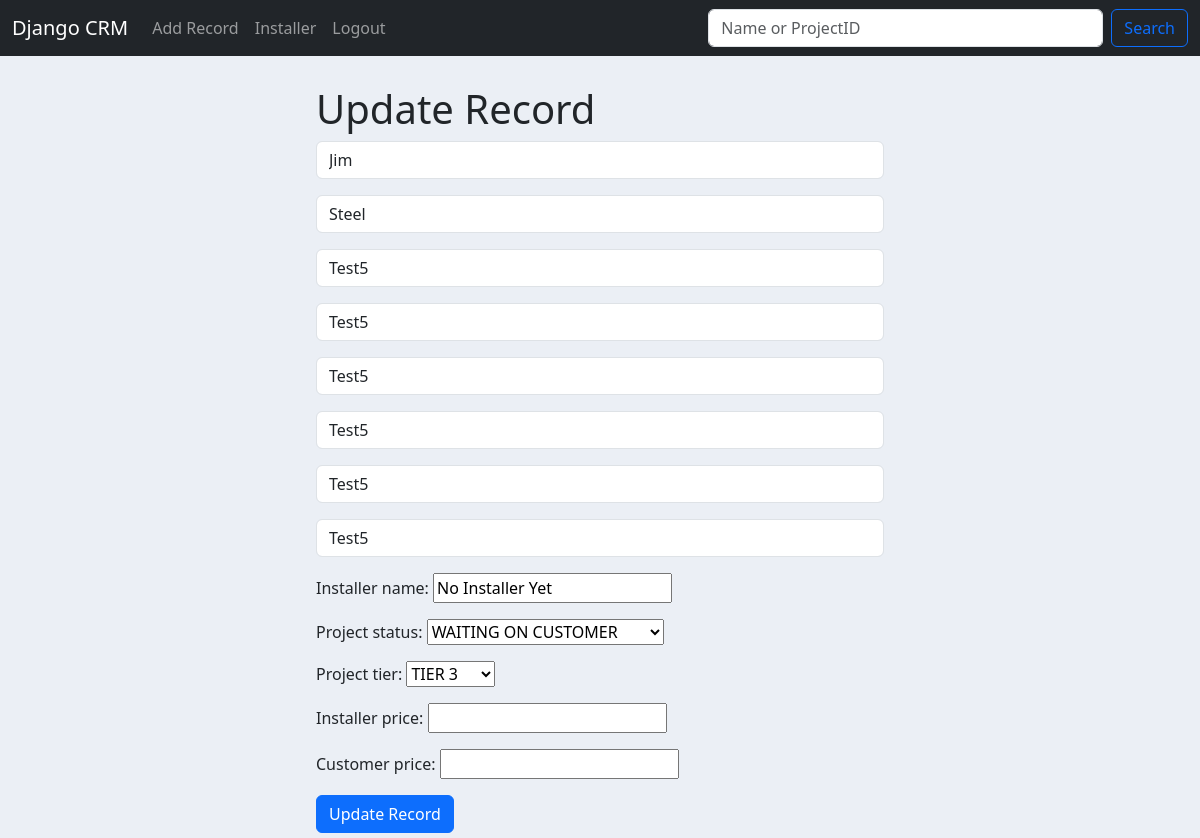
The page /update_record/4 (signed in) on the database as committed earlier.
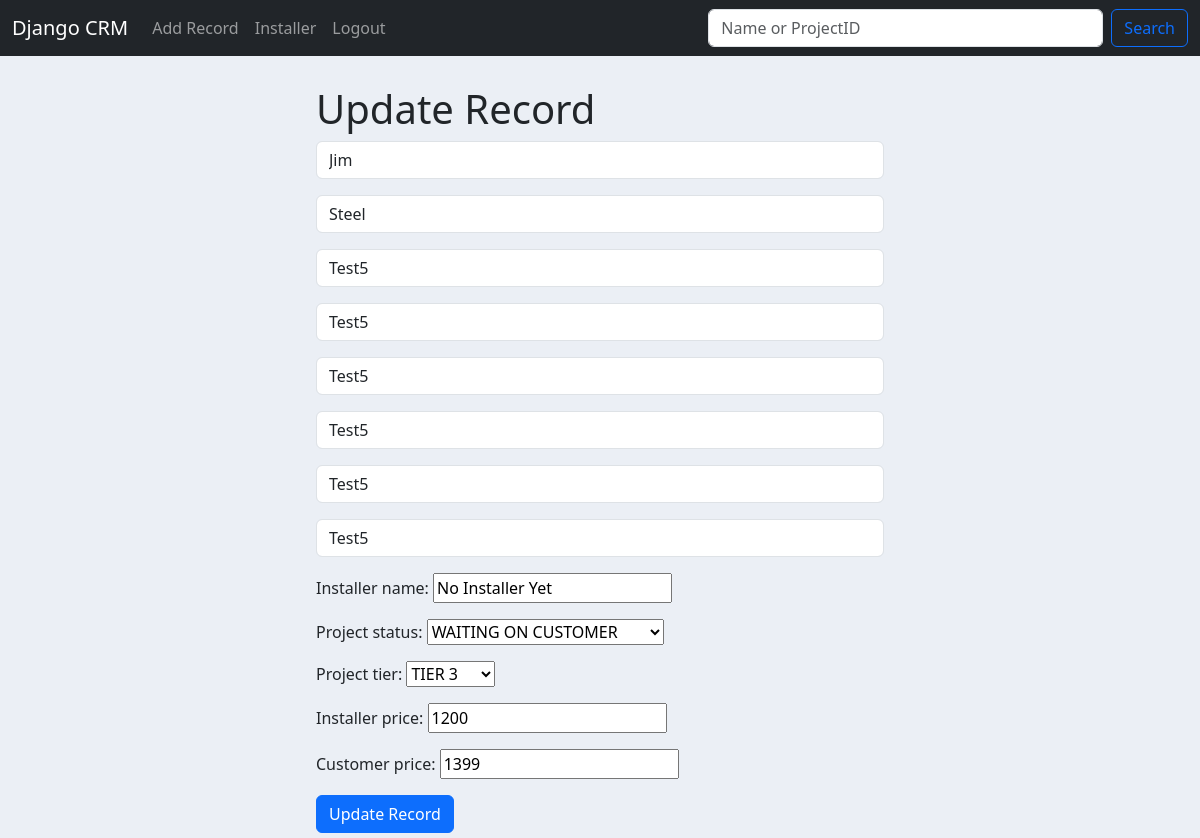
The same page on the database as committed later.
### website/models.py (models this page shows, shortened)
class Record(models.Model):
    created_at = models.DateTimeField(auto_now_add=True)
    first_name = models.CharField(max_length = 50)
    last_name = models.CharField(max_length = 50)
    email = models.CharField(max_length = 75)
    phone = models.CharField(max_length = 12)
    address = models.CharField(max_length = 100)
    city = models.CharField(max_length = 50)
    state = models.CharField(max_length = 25)
    zipcode = models.CharField(max_length = 10)
    installer_name = models.CharField(max_length = 50, default = 'No Installer Yet')
    project_status = models.CharField(max_length = 50, choices=PROJECT_STATUS, default = 'Waiting on Survey')
    project_tier = models.CharField(max_length = 50, choices=PROJECT_TIERS, default = '')
    installer_price = models.IntegerField(default="-",null=True)
    customer_price = models.IntegerField(default="-",null=True)

### website/decorators.py (the view)
        def wrapper_func(request, *args, **kwargs):
            group = None
            if request.user.groups.exists():
                group = request.user.groups.all()[0].name
            if group in allowed_roles:
                return view_func(request, *args, **kwargs)
            else:
                messages.warning(request, "You don't have access to do this!", extra_tags='danger')
                return redirect(request.META.get('HTTP_REFERER', 'home'))

### website/views.py (called while the page is built)
@allowed_user(allowed_roles=['Admin'])
def update_record(request, pk):
    if request.user.is_authenticated:
        current_record = Record.objects.get(id=pk)
        form = AddRecordForm(request.POST or None, instance=current_record)
        if form.is_valid():
            form.save()
            messages.success(request, "Record Has Been Updated!", extra_tags='success')
            return redirect('home')
        return render(request, 'update_record.html', {'form':form})
    else:
        messages.success(request, "You must be logged in to Delete a Record!", extra_tags='warning')
        return redirect('home')

### website/templates/update_record.html (shortened to what this page needs)
{% extends 'base.html' %}
{% block content %}
<div class = "col-md-6 offset-md-3">
    <h1> Update Record </h1>
    <form method="POST">
        {{form.as_p}}
        <button type="submit" class="btn btn-primary">Update Record</button>
    </form>
</div>
{% endblock %}

Rows that differ between the two databases and show on the page:
changed Record "Jim": installer_price (not shown) → "1200"; customer_price (not shown) → "1399"
